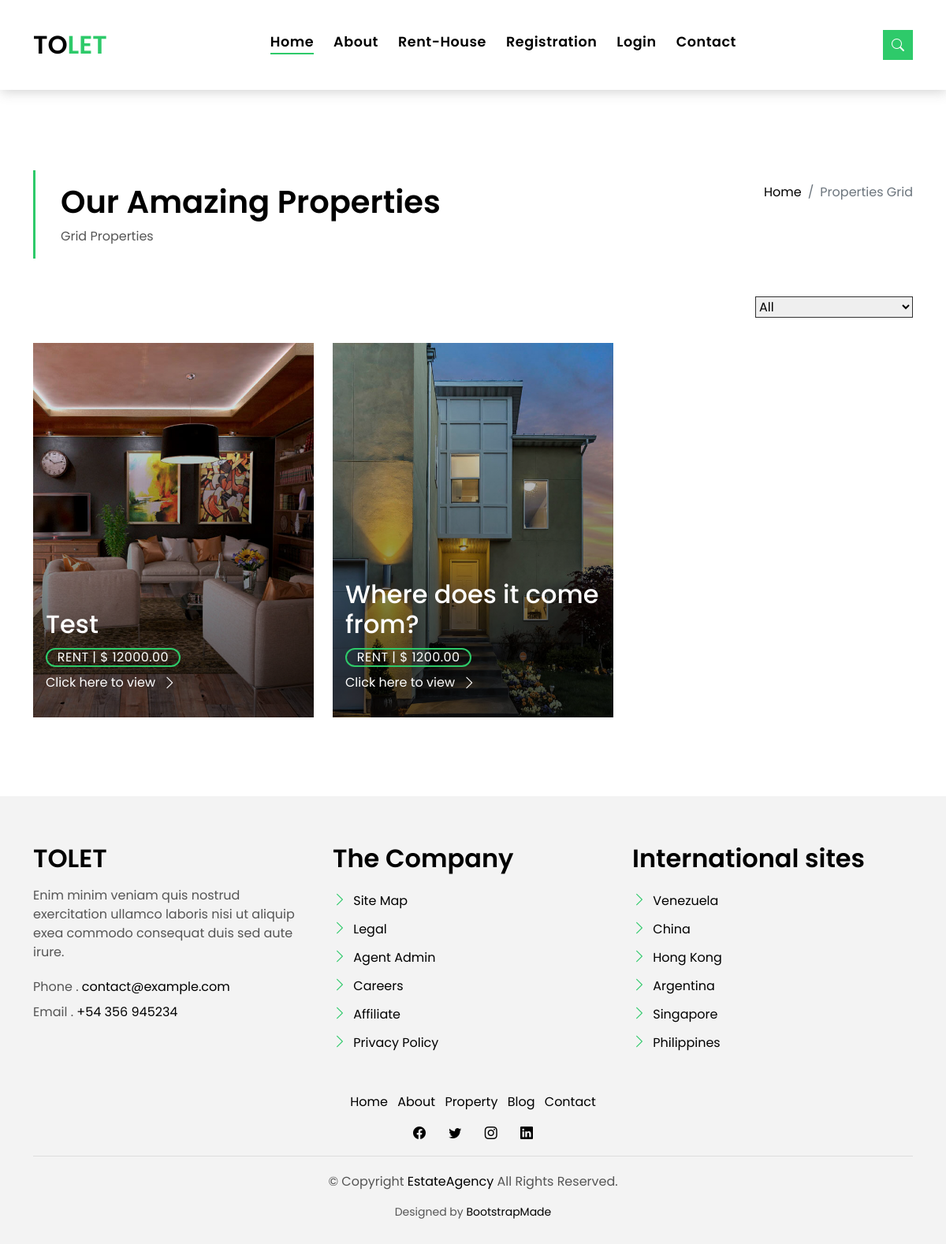
/all_house/, run on the app's committed database.
### home/models.py (models this page shows, shortened)
class House(models.Model):
    user = models.ForeignKey(User,on_delete=models.CASCADE,blank=True,null=True)
    name = models.CharField(max_length=250)
    description = models.TextField()
    rent = models.DecimalField(max_digits=10,decimal_places=2)
    image = models.ImageField(upload_to="house/")
    location = models.CharField(max_length=200)
    house_type = models.CharField(max_length=250)
    area = models.CharField(max_length=50)
    beds = models.CharField(max_length=20)
    baths = models.CharField(max_length=20)
    garage = models.CharField(max_length=20)
    video = EmbedVideoField(blank=True,null=True)
    date_added = models.DateField(auto_now_add=True)
    is_publish = models.BooleanField(default=False)
    class Meta:
        ordering = ('-date_added',)

### home/views.py (the view)
# urls.py: path('all_house/',views.all_house,name='all_house'),
def all_house(request):
    house_list = House.objects.filter(is_publish=True)
    paginator = Paginator(house_list,3)
    page_number = request.GET.get('page')
    house = paginator.get_page(page_number)
    context = {
        'house': house,
    }
    return render(request, 'home/all_house.html',context)

### templates/home/all_house.html (shortened to what this page needs)
{% extends 'base.html' %}
{% load static %}
{% block content %}
<main id="main">
    <section class="intro-single">
      <div class="container">
        <div class="row">
          <div class="col-md-12 col-lg-8">
            <div class="title-single-box">
              <h1 class="title-single">Our Amazing Properties</h1>
              <span class="color-text-a">Grid Properties</span>
            </div>
          </div>
          <div class="col-md-12 col-lg-4">
            <nav aria-label="breadcrumb" class="breadcrumb-box d-flex justify-content-lg-end">
              <ol class="breadcrumb">
                <li class="breadcrumb-item">
                  <a href="/">Home</a>
                </li>
                <li class="breadcrumb-item active" aria-current="page">
                  Properties Grid
                </li>
              </ol>
            </nav>
          </div>
        </div>
      </div>
    </section>
    <section class="property-grid grid">
      <div class="container">
        <div class="row">
          <div class="col-sm-12">
            <div class="grid-option">
              <form>
                <select class="custom-select">
                  <option selected>All</option>
                </select>
              </form>
            </div>
          </div>
          {% if house %}
          {% for h in house %}
          <div class="col-md-4">
            <div class="card-box-a card-shadow">
              <div class="img-box-a">
                <img src="{{h.image.url}}" alt="" class="img-a img-fluid">
              </div>
              <div class="card-overlay">
                <div class="card-overlay-a-content">
                  <div class="card-header-a">
                    <h2 class="card-title-a">
                      <a href="#">
                        <br /> {{h.name}}</a>
                    </h2>
                  </div>
                  <div class="card-body-a">
                    <div class="price-box d-flex">
                      <span class="price-a">rent | $ {{h.rent}}</span>
                    </div>
                    <a href="{% url 'single_house' h.id %}" class="link-a">Click here to view
                      <span class="bi bi-chevron-right"></span>
                    </a>
                  </div>
                </div>
              </div>
            </div>
          </div>
          {% endfor %}
          {% endif %}
        </div>
      </div>
    </section>
  </main>
{% endblock content %}

### tolet/static/css/style.css (style rules this page uses)
body { font-family: "Poppins", sans-serif; color: #555555; }
h1, h2, h3, h4, h5, h6 { color: #000000; }
a { color: #000000; text-decoration: none; transition: all 0.5s ease; }
.link-a { text-decoration: none; color: #ffffff; text-decoration: none; }
@media (min-width: 768px) { .link-a { font-size: 0.9rem; } }
@media (min-width: 992px) { .link-a { font-size: 1rem; } }
.link-a span { font-size: 18px; vertical-align: middle; margin-left: 5px; }
@media (min-width: 768px) { .link-a span { font-size: 1.5rem; } }
@media (min-width: 992px) { .link-a span { font-size: 18px; } }
.color-text-a { text-decoration: none; color: #555555; }
.intro-single { padding: 12rem 0 3rem; }
.intro-single .title-single-box { padding: 1rem 0 1rem 2rem; }
.intro-single .title-single-box { border-left: 3px solid #2eca6a; }
.intro-single .title-single-box .title-single { font-weight: 600; font-size: 2.2rem; }
@media (min-width: 768px) { .intro-single .title-single-box .title-single { font-size: 2.1rem; } }
@media (min-width: 992px) { .intro-single .title-single-box .title-single { font-size: 2.5rem; } }
.intro-single .breadcrumb-box { padding: 1rem 0 0 0.5rem; }
.intro-single .breadcrumb { background-color: transparent; padding-right: 0; padding-left: 0; }
.card-box-a span, .card-box-b span, .card-box-c span, .card-box-d span { line-height: 0; }
@media (min-width: 768px) { .grid .card-box-a, .grid .card-box-b, .grid .card-box-c, .grid .card-box-d { margin-bottom: 2.5rem; } }
.card-box-a, .card-box-b, .card-box-d { position: relative; overflow: hidden; -webkit-backface-visibility: hidden; backface-visibility: hidden; }
.card-box-a .img-a, .card-box-a .img-b, .card-box-b .img-a, .card-box-b .img-b { transition: 0.8s all ease-in-out; }
@media (min-width: 768px) { .card-box-a .price-a, .card-box-b .price-a { font-size: 0.9rem; } }
@media (min-width: 992px) { .card-box-a .price-a, .card-box-b .price-a { font-size: 1rem; } }
.card-overlay { position: absolute; width: 100%; height: 100%; top: 0; left: 0; }
.card-shadow { -webkit-backface-visibility: hidden; backface-visibility: hidden; }
.card-shadow:before { content: " "; position: absolute; top: 0; left: 0; width: 100%; height: 100%; z-index: 1; background: linear-gradient(to bottom, rgba(0, 0, 0, 0) 0%, rgba(0, 0, 0, 0.2) 27%, rgba(0, 0, 0, 0.65) 90%); }
.card-overlay-a-content { transition: all 0.5s ease-in; position: absolute; width: 100%; bottom: 0px; z-index: 2; }
@media (min-width: 768px) { .card-overlay-a-content { bottom: -20px; } }
@media (min-width: 992px) { .card-overlay-a-content { bottom: 0px; } }
.card-header-a { padding: 0 1rem; }
.card-header-a .card-title-a { color: #ffffff; margin-bottom: 0; padding-bottom: 0.7rem; }
@media (min-width: 768px) { .card-header-a .card-title-a { font-size: 1.3rem; } }
@media (min-width: 992px) { .card-header-a .card-title-a { font-size: 2rem; } }
.card-header-a .card-title-a a { color: #ffffff; text-decoration: none; }
.card-body-a { z-index: 2; transition: all 0.5s ease-in; padding: 0rem 1rem 2rem 1rem; }
.card-body-a .price-box { padding-bottom: 0.5rem; }
.price-a { color: #ffffff; padding: 0.6rem 0.8rem; border: 2px solid #2eca6a; border-radius: 50px; text-transform: uppercase; letter-spacing: 0.03em; }
.property-grid .grid-option { text-align: right; margin-bottom: 2rem; }
.property-grid .grid-option .custom-select { border-radius: 0; width: 200px; border-color: #313131; }
.property-grid .grid-option .custom-select option { border-color: #313131; }

### data on the page
House: image (picture), name "Test", rent "12000.00"
House: image (picture), name "Where does it come from?", rent "1200.00"
